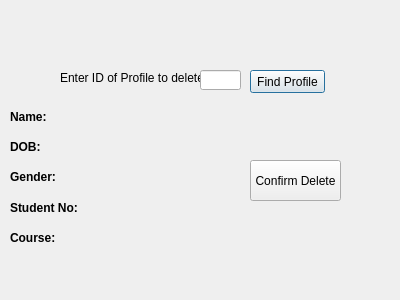
<?xml version="1.0" encoding="UTF-8"?>
<ui version="4.0">
 <class>DeleteProf</class>
 <widget class="QDialog" name="DeleteProf">
  <property name="geometry">
   <rect>
    <x>0</x>
    <y>0</y>
    <width>400</width>
    <height>300</height>
   </rect>
  </property>
  <property name="windowTitle">
   <string>Dialog</string>
  </property>
  <widget class="QPushButton" name="cmdFindID">
   <property name="geometry">
    <rect>
     <x>250</x>
     <y>70</y>
     <width>75</width>
     <height>23</height>
    </rect>
   </property>
   <property name="text">
    <string>Find Profile</string>
   </property>
  </widget>
  <widget class="QLabel" name="lblEnterID">
   <property name="geometry">
    <rect>
     <x>60</x>
     <y>70</y>
     <width>151</width>
     <height>16</height>
    </rect>
   </property>
   <property name="text">
    <string>Enter ID of Profile to delete:</string>
   </property>
  </widget>
  <widget class="QLabel" name="lblCourseText">
   <property name="geometry">
    <rect>
     <x>10</x>
     <y>240</y>
     <width>251</width>
     <height>21</height>
    </rect>
   </property>
   <property name="text">
    <string/>
   </property>
  </widget>
  <widget class="QLabel" name="lblNameText">
   <property name="geometry">
    <rect>
     <x>10</x>
     <y>120</y>
     <width>251</width>
     <height>21</height>
    </rect>
   </property>
   <property name="text">
    <string/>
   </property>
  </widget>
  <widget class="QLabel" name="lblGenderText">
   <property name="geometry">
    <rect>
     <x>10</x>
     <y>180</y>
     <width>251</width>
     <height>21</height>
    </rect>
   </property>
   <property name="text">
    <string/>
   </property>
  </widget>
  <widget class="QLabel" name="lblStudentNo">
   <property name="geometry">
    <rect>
     <x>10</x>
     <y>200</y>
     <width>71</width>
     <height>16</height>
    </rect>
   </property>
   <property name="font">
    <font>
     <weight>75</weight>
     <bold>true</bold>
    </font>
   </property>
   <property name="text">
    <string>Student No:</string>
   </property>
  </widget>
  <widget class="QLabel" name="lblGender">
   <property name="geometry">
    <rect>
     <x>10</x>
     <y>170</y>
     <width>47</width>
     <height>13</height>
    </rect>
   </property>
   <property name="font">
    <font>
     <weight>75</weight>
     <bold>true</bold>
    </font>
   </property>
   <property name="text">
    <string>Gender:</string>
   </property>
  </widget>
  <widget class="QLabel" name="lblDOB">
   <property name="geometry">
    <rect>
     <x>10</x>
     <y>140</y>
     <width>47</width>
     <height>13</height>
    </rect>
   </property>
   <property name="font">
    <font>
     <weight>75</weight>
     <bold>true</bold>
    </font>
   </property>
   <property name="frameShape">
    <enum>QFrame::NoFrame</enum>
   </property>
   <property name="text">
    <string>DOB:</string>
   </property>
  </widget>
  <widget class="QLabel" name="lblStudentNoText">
   <property name="geometry">
    <rect>
     <x>10</x>
     <y>210</y>
     <width>251</width>
     <height>21</height>
    </rect>
   </property>
   <property name="text">
    <string/>
   </property>
  </widget>
  <widget class="QLabel" name="lblName">
   <property name="geometry">
    <rect>
     <x>10</x>
     <y>110</y>
     <width>47</width>
     <height>13</height>
    </rect>
   </property>
   <property name="font">
    <font>
     <weight>75</weight>
     <bold>true</bold>
    </font>
   </property>
   <property name="text">
    <string>Name:</string>
   </property>
  </widget>
  <widget class="QLabel" name="lblDOBtext">
   <property name="geometry">
    <rect>
     <x>10</x>
     <y>150</y>
     <width>251</width>
     <height>21</height>
    </rect>
   </property>
   <property name="text">
    <string/>
   </property>
  </widget>
  <widget class="QLabel" name="lblCourse">
   <property name="geometry">
    <rect>
     <x>10</x>
     <y>230</y>
     <width>71</width>
     <height>16</height>
    </rect>
   </property>
   <property name="font">
    <font>
     <weight>75</weight>
     <bold>true</bold>
    </font>
   </property>
   <property name="text">
    <string>Course:</string>
   </property>
  </widget>
  <widget class="QPushButton" name="cmdDelete">
   <property name="geometry">
    <rect>
     <x>250</x>
     <y>160</y>
     <width>91</width>
     <height>41</height>
    </rect>
   </property>
   <property name="text">
    <string>Confirm Delete</string>
   </property>
  </widget>
  <widget class="QLineEdit" name="txtIDNoDelete">
   <property name="geometry">
    <rect>
     <x>200</x>
     <y>70</y>
     <width>41</width>
     <height>20</height>
    </rect>
   </property>
   <property name="maxLength">
    <number>4</number>
   </property>
  </widget>
 </widget>
 <resources/>
 <connections/>
</ui>
